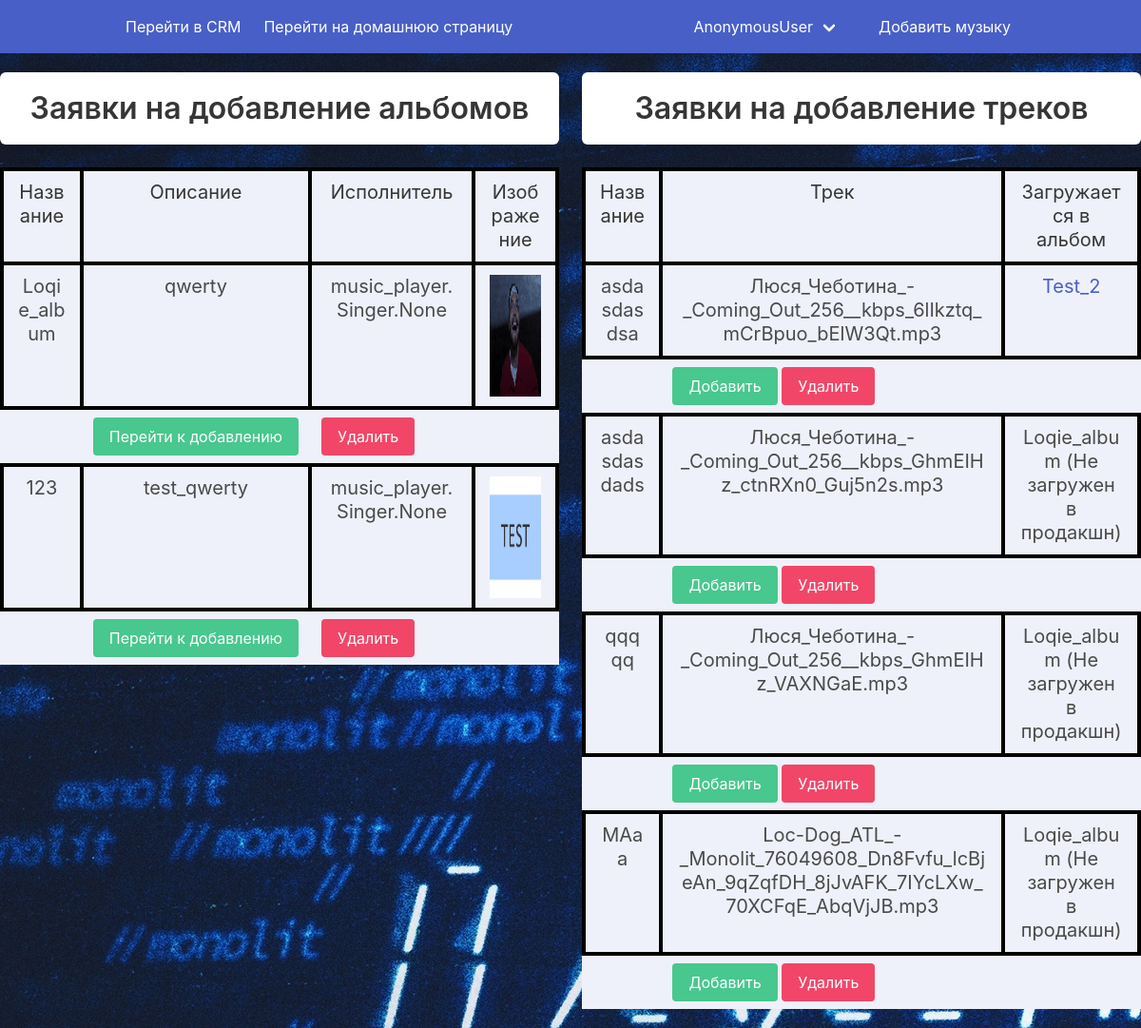
The page /staff/admin/ on the database as committed earlier.
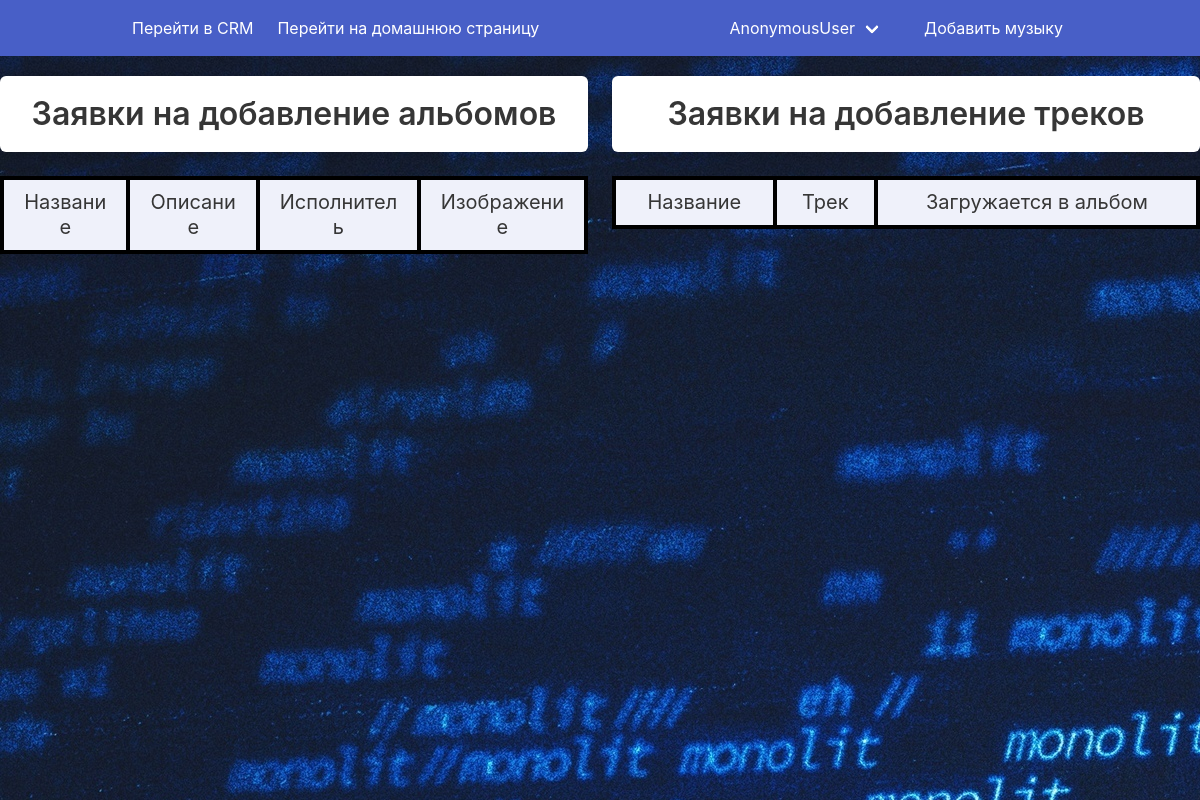
The same page on the database as committed later.
### music_player/models.py (models this page shows, shortened)
class Album(models.Model):
    title = models.CharField(max_length=255)
    description = models.TextField()
    album_image = models.ImageField(default='ATL.jpeg')
    is_uploaded = models.BooleanField(default=False)
    album_singer = models.ForeignKey('music_player.Singer',related_name='album_singer', on_delete=models.CASCADE, null=True, blank=True)

class Uploaded_Song(models.Model):
    album = models.ForeignKey(Album, on_delete=models.CASCADE, related_name='uploaded_songs', null=True, blank=True)
    name = models.CharField(max_length=255)
    song = models.FileField()
    chosen = models.BooleanField(default=False)

### staff/views.py (the view)
# urls.py: path('admin/', admin.site.urls),
def admin(request):
    action = request.GET.get('action')
    pk = request.GET.get('pk')
    if action:
        actions(action, pk)
        return redirect('staff:admin')
    uploaded_albums = Album.objects.filter(is_uploaded=False)
    uploaded_tracks = Uploaded_Song.objects.all()
    return render(request, 'admin.html', {'uploaded_albums': uploaded_albums, 'uploaded_tracks': uploaded_tracks})

### staff/templates/admin.html
{% extends 'admin_layout.html' %}
{% load albums %}
{% block content %}
<div class="columns my-2">
    <div class="column">
        <div class="box has-text-centered">
            <div class="title" href="">Заявки на добавление альбомов</div>
        </div>
        <table class="table is-fullwidth has-background-link-light">
            <thead>
                <tr>
                    <th style="border: 4px solid black" class="subtitle has-text-centered">Название</th>
                    <th style="border: 4px solid black" class="subtitle has-text-centered">Описание</th>
                    <th style="border: 4px solid black" class="subtitle has-text-centered">Исполнитель</th>
                    <th style="border: 4px solid black" class="subtitle has-text-centered">Изображение</th>
                </tr>
            </thead>
            <tbody>
                {% for album in uploaded_albums %}
                <tr>
                    <td style="border: 4px solid black" class="subtitle has-text-centered">{{ album.title }}</td>
                    <td style="border: 4px solid black" class="subtitle has-text-centered">{{ album.description }}</td>
                    <td style="border: 4px solid black" class="subtitle has-text-centered">{{ album.singer }}</td>
                    <td style="border: 4px solid black" class="subtitle has-text-centered"><img
                            src="/media/{{ album.album_image }}" class="image is-128x128" style="margin: auto;"></td>
                </tr>
                <tr>
                    <td></td>
                    <td>
                        <a href="{% url 'staff:add_album' album.pk %}" class="button is-success">Перейти к добавлению</a>
                    </td>
                    <td>
                        <a href="{% url 'staff:admin' %}?action=delete_album&pk={{ album.pk }}" class="button is-danger">Удалить</a>
                    </td>
                </tr>
                {% endfor %}
            </tbody>
        </table>
    </div>
    <div class="column">
        <div class="box has-text-centered">
            <div class="title" href="">Заявки на добавление треков</div>
        </div>
        <table class="table is-fullwidth has-background-link-light">
            <thead>
                <tr>
                    <th style="border: 4px solid black" class="subtitle has-text-centered">Название</th>
                    <th style="border: 4px solid black" class="subtitle has-text-centered">Трек</th>
                    <th style="border: 4px solid black" class="subtitle has-text-centered">Загружается в альбом</th>
                </tr>
            </thead>
            <tbody>
                {% for track in uploaded_tracks %}
                <tr>
                    <td style="border: 4px solid black" class="subtitle has-text-centered">{{ track.name }}</td>
                    <td style="border: 4px solid black" class="subtitle has-text-centered">{{ track.song }}</td>
                    <td style="border: 4px solid black" class="subtitle has-text-centered">{% if track.album.is_uploaded == False %} {{ track.album.title }} (Не загружен в продакшн) {% else %} <a href="{% url 'music_player:home' %}?albums={{track.album.pk}}">{{ track.album.title }}</a> {% endif %}</td>
                </tr>
                <tr>
                    <td>
                    </td>
                    <td>
                        <a href="{% url 'staff:admin' %}?action=add_track&pk={{track.pk}}" class="button is-success">Добавить</a>
                        <a href="{% url 'staff:admin' %}?action=delete_track&pk={{track.pk}}" class="button is-danger">Удалить</a>
                    </td>
                </tr>
                {% endfor %}
            </tbody>
        </table>
    </div>
</div>
{% endblock %}

### staff/templates/admin_layout.html (shortened to what this page needs)
{% load static %}
<head>
  <link rel="stylesheet" href="{% static 'static/bulma.css' %}">
  <link rel="stylesheet" href="{% static 'static/style.css' %}">
</head>
<body>
  <nav class="navbar is-link">
    <div class="container">
      <div id="navMenu" class="navbar-menu">
        <div class="navbar-start">
          <a href="{% url 'staff:admin' %}" class="navbar-item">
            Перейти в CRM
          </a>
          <a href="{% url 'music_player:home' %}" class="navbar-item">
            Перейти на домашнюю страницу
          </a>
        </div>
        <div class="navbar-end">
          <div class="navbar-item has-dropdown is-hoverable">
            <div class="navbar-link">
              {{ user }}
            </div>
          </div>
          <div class="navbar-item">
            <a href="{% url 'music_player:choosing_album' %}" class="button is-link">
              Добавить музыку
            </a>
          </div>
        </div>
      </div>
    </div>
  </nav>
  <section class="background hero is-fullheight-with-navbar ">
    {% block content %}
    {% endblock %}
  </section>
</body>
</html>

### files/static/style.css (style rules this page uses)
.is-fullheight-with-navbar { background-image: url(ATL.jpeg) }

Rows that differ between the two databases and show on the page:
removed Album: title "Loqie_album", description "qwerty", singer "music_player.Singer.None", album_image (picture)
removed Album: title "123", description "test_qwerty", singer "music_player.Singer.None", album_image (picture)
removed Uploaded_Song: name "asdasdasdsa", song "Люся_Чеботина_-_Coming_Out_256__kbps_6lIkztq_mCrBpuo_bElW3Qt.mp3", album "Test_2"
removed Uploaded_Song: name "asdasdasdads", song "Люся_Чеботина_-_Coming_Out_256__kbps_GhmEIHz_ctnRXn0_Guj5n2s.mp3", album "Loqie_album"
removed Uploaded_Song: name "qqqqq", song "Люся_Чеботина_-_Coming_Out_256__kbps_GhmEIHz_VAXNGaE.mp3", album "Loqie_album"
removed Uploaded_Song: name "MAaa", song "Loc-Dog_ATL_-_Monolit_76049608_Dn8Fvfu_lcBjeAn_9qZqfDH_8jJvAFK_7IYcLXw_70XCFqE_AbqVjJB.mp3", album "Loqie_album"
